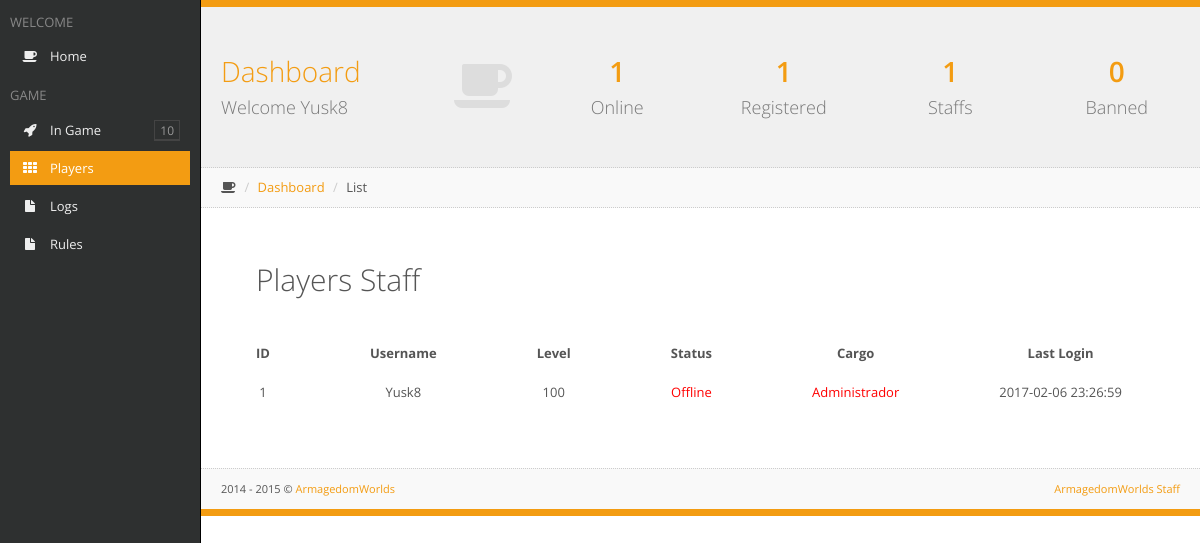
The page /Account/lista.php?staffs (signed in) on the database its author committed.
### tables this page shows
CREATE TABLE `users` (
  `id` int(11) UNSIGNED NOT NULL,
  `Name` varchar(32) NOT NULL,
  `Hash` char(17) NOT NULL,
  `Password` char(17) NOT NULL,
  `HairID` int(11) UNSIGNED NOT NULL,
  `Access` tinyint(2) UNSIGNED NOT NULL DEFAULT '1',
  `ActivationFlag` tinyint(1) UNSIGNED NOT NULL DEFAULT '5',
  `PermamuteFlag` tinyint(1) UNSIGNED NOT NULL DEFAULT '0',
  `Country` char(2) NOT NULL DEFAULT 'xx',
  `Age` tinyint(2) UNSIGNED NOT NULL,
  `Gender` char(1) NOT NULL,
  `Email` varchar(64) NOT NULL,
  `Level` tinyint(2) UNSIGNED NOT NULL DEFAULT '1',
  `Gold` int(11) UNSIGNED NOT NULL DEFAULT '0',
  `Coins` int(11) UNSIGNED NOT NULL DEFAULT '0',
  `TCoins` int(11) UNSIGNED NOT NULL,
  `Exp` int(11) UNSIGNED NOT NULL DEFAULT '0',
  `ColorHair` char(6) NOT NULL DEFAULT '000000',
  `ColorSkin` char(6) NOT NULL DEFAULT '000000',
  `ColorEye` char(6) NOT NULL DEFAULT '000000',
  `ColorBase` char(6) NOT NULL DEFAULT '000000',
  `ColorTrim` char(6) NOT NULL DEFAULT '000000',
  `ColorAccessory` char(6) NOT NULL DEFAULT '000000',
  `SlotsBag` smallint(5) UNSIGNED NOT NULL DEFAULT '40',
  `SlotsBank` smallint(5) UNSIGNED NOT NULL DEFAULT '0',
  `SlotsHouse` smallint(5) UNSIGNED NOT NULL DEFAULT '20',
  `DateCreated` datetime NOT NULL,
  `LastLogin` datetime NOT NULL,
  `CpBoostExpire` datetime NOT NULL DEFAULT '2000-01-01 00:00:00',
  `RepBoostExpire` datetime NOT NULL DEFAULT '2000-01-01 00:00:00',
  `GoldBoostExpire` datetime NOT NULL DEFAULT '2000-01-01 00:00:00',
  `ExpBoostExpire` datetime NOT NULL DEFAULT '2000-01-01 00:00:00',
  `UpgradeExpire` datetime NOT NULL,
  `UpgradeDays` smallint(3) NOT NULL DEFAULT '0',
  `Upgraded` tinyint(1) UNSIGNED NOT NULL DEFAULT '0',
  `Achievement` int(11) UNSIGNED NOT NULL DEFAULT '0',
  `AchievementID` text NOT NULL,
  `Settings` int(11) UNSIGNED NOT NULL DEFAULT '0',
  `Quests` char(100) NOT NULL DEFAULT '0000000000000000000000000000000000000000000000000000000000000000000000000000000000000000000000000000',
  `Quests2` char(100) NOT NULL DEFAULT '0000000000000000000000000000000000000000000000000000000000000000000000000000000000000000000000000000',
  `DailyQuests0` int(11) UNSIGNED NOT NULL DEFAULT '0',
  `DailyQuests1` int(11) UNSIGNED NOT NULL DEFAULT '0',
  `DailyQuests2` int(11) UNSIGNED NOT NULL DEFAULT '0',
  `MonthlyQuests0` int(11) UNSIGNED NOT NULL DEFAULT '0',
  `LastArea` varchar(64) NOT NULL DEFAULT 'faroff-1|Enter|Spawn',
  `CurrentServer` varchar(16) NOT NULL DEFAULT 'Offline',
  `HouseInfo` text NOT NULL,
  `KillCount` int(10) UNSIGNED NOT NULL DEFAULT '0',
  `DeathCount` int(10) UNSIGNED NOT NULL DEFAULT '0',
  `Kills` int(10) UNSIGNED NOT NULL DEFAULT '0',
  `Deaths` int(10) UNSIGNED NOT NULL DEFAULT '0',
  `Address` varchar(15) NOT NULL DEFAULT '0.0.0.0',
  `Rebirth` int(11) UNSIGNED NOT NULL,
  `webLogin` int(11) UNSIGNED NOT NULL,
  `Brinde` int(11) UNSIGNED NOT NULL,
  `Staff` int(11) UNSIGNED NOT NULL,
  `YouTuber` int(10) UNSIGNED NOT NULL,
  `PvPRank` int(10) UNSIGNED NOT NULL,
  `PRank` int(10) UNSIGNED NOT NULL,
  `Score` int(10) UNSIGNED NOT NULL DEFAULT '0'
);

### Account/template/css/fonts/config.php (called while the page is built, shortened)
<?php
	$useron = $_SESSION['userlog'];
	$passon = $_SESSION['passlog'];
	if(!(empty($passon))){
		$user = addslashes($useron);
		$pass = addslashes($passon);
		$busca_user = mysql_query("SELECT * FROM users WHERE Name='$user' AND Hash='$pass'");
		$fetch_user = mysql_fetch_array($busca_user);
		$access = $fetch_user['Access'];
	$busca_servers = mysql_query("SELECT SUM(Count) FROM servers WHERE Online>0");
	$fetch_servers = mysql_fetch_array($busca_servers);
	$busca_users = mysql_query("SELECT id FROM users");
	$conta_users = mysql_num_rows($busca_users);
	$busca_staff = mysql_query("SELECT id FROM users WHERE Access>=40");
	$conta_staff = mysql_num_rows($busca_staff);
	$busca_ban = mysql_query("SELECT id FROM users WHERE Access<1");
	$conta_ban = mysql_num_rows($busca_ban);
	}
?>

### Account/lista.php (the view, shortened to what this page needs)
<?php
	if(!(include "template/css/fonts/config.php")){
		die("<center>FATAL ERROR: Arquivo de configuração não encontrado</center>");
	}
?>
<?php if(!(empty($passon)) && ($access < 40)){ ?>
<html>
	<head>
		<title>Restricted Access</title>
		<link rel="stylesheet" href="template/css/style.css">
		<link rel='stylesheet' id='open-sans-css'  href='//fonts.googleapis.com/css?family=Open+Sans%3A300italic%2C400italic%2C600italic%2C300%2C400%2C600&#038;subset=latin%2Clatin-ext&#038;ver=4.0-alpha' type='text/css' media='all' />
	</head>
	<body>
		<div id="tudo">
			<div>&nbsp </div>
			<div id="conteudo" class="shadow">
				<div style="height: 30px;">&nbsp </div>
				<p><center>Only Staff have access to the List</center></p>
				<p><a href="../"><center>&raquo Back to Game</center></a></p>
			</div>
		</div>
	</body>
</html>
<?php }else if(!(empty($passon))){ ?>
<!DOCTYPE html>
<html class=" js no-touch">
<head>
	<link rel="stylesheet" href="template/css/bootstrap-1.5.css">
	<link rel="stylesheet" href="template/css/plugins-1.5.css">
	<link rel="stylesheet" href="template/css/main-1.5.css">
	<link rel="stylesheet" href="template/css/themes.css">
</head>
<body class="header-fixed-top sidebar-left-pinned">
<div id="sidebar-left" class="enable-hover">
	<div class="sidebar-content">
		<div class="slimScrollDiv" style="position: relative; overflow: hidden; width: auto; height: 573px;">
			<div class="sidebar-left-scroll" style="overflow: hidden; width: auto; height: 573px;">
				<ul class="sidebar-nav">
					<li><h2 class="sidebar-header">WELCOME</h2></li>
					<li><a href="index.php"><i class="fa fa-coffee"></i>Home</a></li>
					<li><h2 class="sidebar-header">GAME</h2></li>
					<li><a style="cursor: pointer;" class="menu-link"><i class="fa fa-rocket"></i>In Game</a>
					</li>
					<li><a href="busca.php" class=" active"><i class="fa fa-th"></i>Players</a></li>
					<li><a href="logs.php"><i class="fa fa-file"></i>Logs</a></li>
					<li><a href="rules.php"><i class="fa fa-file"></i>Rules</a></li>
				</ul>
			</div>
		</div>
	</div>
</div>
<div id="page-container" class="full-width">
	<div id="fx-container" class="fx-opacity"><div id="page-content" class="block">
		<div class="block-header">
			<div class="row remove-margin">
				<div class="col-md-4">
					<a href="" class="header-title-link">
						<h1><i class="fa fa-coffee animation-expandUp"></i>Dashboard<br><small>Welcome <?php echo $useron; ?></small></h1>
					</a>
				</div>
				<div class="col-md-8">
					<div class="row">
						<div class="col-sm-6">
							<div class="row">
								<div class="col-xs-6">
									<a href="lista.php?online" class="header-link">
										<h1 class="animation-pullDown">
											<strong><?php echo $fetch_servers[0]; ?></strong><br><small>Online</small>
										</h1>
									</a>
								</div>
								<div class="col-xs-6">
									<a class="header-link">
										<h1 class="animation-pullDown">
											<strong><?php echo $conta_users; ?></strong><br><small>Registered</small>
										</h1>
									</a>
								</div>
							</div>
						</div>
						<div class="col-sm-6">
							<div class="row">
								<div class="col-xs-6">
									<a href="lista.php?staffs" class="header-link">
										<h1 class="animation-pullDown">
											<strong><?php echo $conta_staff; ?></strong><br><small>Staffs</small>
										</h1>
									</a>
								</div>
								<div class="col-xs-6">
									<a href="lista.php?ban" class="header-link">
										<h1 class="animation-pullDown">
											<strong><?php echo $conta_ban; ?></strong><br><small>Banned</small>
										</h1>
									</a>
								</div>
							</div>
						</div>
					</div>
				</div>
			</div>
		</div>
		<ul class="breadcrumb breadcrumb-top">
			<li><i class="fa fa-coffee"></i></li>
			<li><a href="index.php">Dashboard</a></li>
			<li>List</li>
		</ul>
		<div class="row gutter30">
			<?php if(isset($_GET['online'])){ ?>
				<h2 style='border: 1px #000; padding: 10px 50px 10px 50px;'>Players Online</h2>
				<br />
				<?php
					$busca_all_on = mysql_query("SELECT id,Name,Level,Access FROM users WHERE CurrentServer!='Offline'");
					if(mysql_num_rows($busca_all_on) <= 0){
						echo "<b style='border: 1px #000; padding: 10px 50px 10px 50px;'>Nenhum Jogador Online</b>";
					}else{
				?>
					<table>
						<tr>
							<td style='border: 1px #000; padding: 10px 50px 10px 50px;' align='center'><b>ID</b></td>
							<td style='border: 1px #000; padding: 10px 50px 10px 50px;' align='center'><b>Username</b></td>
							<td style='border: 1px #000; padding: 10px 50px 10px 50px;' align='center'><b>Level</b></td>
							<td style='border: 1px #000; padding: 10px 50px 10px 50px;' align='center'><b>Cargo</b></td>
						</tr>
						<?php
							while($fetch_all = mysql_fetch_array($busca_all_on)){
								if($fetch_all[3] >= 60)
									$cargo = "<font color='red'>Administrador</font>";
								else if($fetch_all[3] >= 40)
									$cargo = "<font color='gold'>Moderador</font>";
								else if($fetch_all[3] >= 1)
									$cargo = "Player";
								else
									$cargo = "Banido";
								echo "
									<tr>
										<td style='border: 1px #000; padding: 10px 50px 10px 50px;' align='center'>$fetch_all[0]</td>
										<td style='border: 1px #000; padding: 10px 50px 10px 50px;' align='center'>$fetch_all[1]</td>
										<td style='border: 1px #000; padding: 10px 50px 10px 50px;' align='center'>$fetch_all[2]</td>
										<td style='border: 1px #000; padding: 10px 50px 10px 50px;' align='center'>$cargo</td>
									</tr>
								";
							}
						?>
					</table>
				<?php } ?>
			<?php }else if(isset($_GET['staffs'])){ ?>
				<h2 style='border: 1px #000; padding: 10px 50px 10px 50px;'>Players Staff</h2>
				<br />
				<?php
					$busca_all_on = mysql_query("SELECT id,Name,Level,CurrentServer,Access,LastLogin FROM users WHERE Access>39");
					if(mysql_num_rows($busca_all_on) <= 0){
						echo "<b style='border: 1px #000; padding: 10px 50px 10px 50px;'>Nenhum Jogador Staff</b>";
					}else{
				?>
					<table>
						<tr>
							<td style='border: 1px #000; padding: 10px 50px 10px 50px;' align='center'><b>ID</b></td>
							<td style='border: 1px #000; padding: 10px 50px 10px 50px;' align='center'><b>Username</b></td>
							<td style='border: 1px #000; padding: 10px 50px 10px 50px;' align='center'><b>Level</b></td>
							<td style='border: 1px #000; padding: 10px 50px 10px 50px;' align='center'><b>Status</b></td>
							<td style='border: 1px #000; padding: 10px 50px 10px 50px;' align='center'><b>Cargo</b></td>
							<td style='border: 1px #000; padding: 10px 50px 10px 50px;' align='center'><b>Last Login</b></td>
						</tr>
						<?php
							while($fetch_all = mysql_fetch_array($busca_all_on)){
								if($fetch_all[3] == 'Offline')
									$sts = "<font color='red'>Offline</font>";
								else
									$sts = "<font color='green'>Online</font>";
								if($fetch_all[4] > 40)
									$cargo = "<font color='red'>Administrador</font>";
								else
									$cargo = "<font color='gold'>Moderador</font>";
								echo "
									<tr>
										<td style='border: 1px #000; padding: 10px 50px 10px 50px;' align='center'>$fetch_all[0]</td>
										<td style='border: 1px #000; padding: 10px 50px 10px 50px;' align='center'>$fetch_all[1]</td>
										<td style='border: 1px #000; padding: 10px 50px 10px 50px;' align='center'>$fetch_all[2]</td>
										<td style='border: 1px #000; padding: 10px 50px 10px 50px;' align='center'>$sts</td>
										<td style='border: 1px #000; padding: 10px 50px 10px 50px;' align='center'>$cargo</td>
										<td style='border: 1px #000; padding: 10px 50px 10px 50px;' align='center'>$fetch_all[5]</td>
									</tr>
								";
							}
						?>
					</table>
				<?php } ?>
			<?php }else if(isset($_GET['ban'])){ ?>
				<h2 style='border: 1px #000; padding: 10px 50px 10px 50px;'>Players Banned</h2>
				<br />
				<?php
					$busca_all_on = mysql_query("SELECT id,Name,CurrentServer,LastLogin FROM users WHERE Access<1");
					if(mysql_num_rows($busca_all_on) <= 0){
						echo "<b style='border: 1px #000; padding: 10px 50px 10px 50px;'>Nenhum Player Banido</b>";
					}else{
				?>
					<table>
						<tr>
							<td style='border: 1px #000; padding: 10px 50px 10px 50px;' align='center'><b>ID</b></td>
							<td style='border: 1px #000; padding: 10px 50px 10px 50px;' align='center'><b>Username</b></td>
							<td style='border: 1px #000; padding: 10px 50px 10px 50px;' align='center'><b>CurrentServer</b></td>
							<td style='border: 1px #000; padding: 10px 50px 10px 50px;' align='center'><b>Last Login</b></td>
						</tr>
						<?php
							while($fetch_all = mysql_fetch_array($busca_all_on)){
								echo "
									<tr>
										<td style='border: 1px #000; padding: 10px 50px 10px 50px;' align='center'>$fetch_all[0]</td>
										<td style='border: 1px #000; padding: 10px 50px 10px 50px;' align='center'>$fetch_all[1]</td>
										<td style='border: 1px #000; padding: 10px 50px 10px 50px;' align='center'>$fetch_all[2]</td>
										<td style='border: 1px #000; padding: 10px 50px 10px 50px;' align='center'>$fetch_all[3]</td>
									</tr>
								";
							}
						?>
					</table>
				<?php } ?>
			<?php }else{ ?>
				<b>Nothing to Be Listed</b>
			<?php } ?>
			<br /><br /><br />
		</div>
	</div>
	<footer class="clearfix">
		<div class="pull-right">
			<a href="" target="_blank">ArmagedomWorlds Staff</a>
		</div>
		<div class="pull-left">
			<span>2014 - 2015</span> © <a href="/" target="_blank">ArmagedomWorlds</a>
		</div>
	</footer>
	</div>
</div>
</body>
</html>
<?php }else{ ?>
	<?php include "login.php"; ?>
<?php } ?>

### rows shown on the page
users: id "1", Name "Yusk8", Level "100", CurrentServer "Offline", Access "Administrador", LastLogin "2017-02-06 23:26:59"

### other values the page prints
$useron "Yusk8"
$fetch_servers[0] "1"
$conta_users "1"
$conta_staff "1"
$conta_ban "0"
